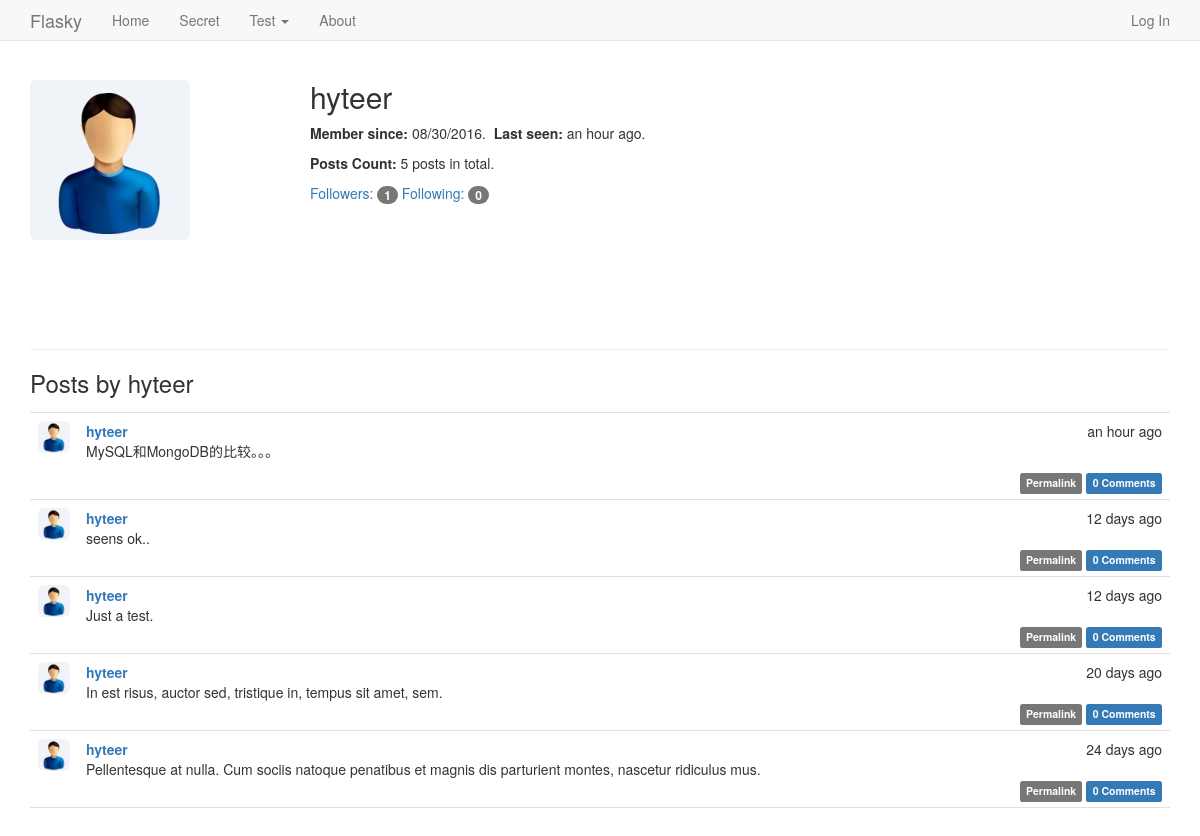
Page /user/hyteer on the committed database.
### app/models.py (models this page shows, shortened)
class User(UserMixin, db.Model):
    __tablename__ = 'users'
    id = db.Column(db.Integer, primary_key=True)
    email = db.Column(db.String(64), unique=True, index=True)
    username = db.Column(db.String(64), unique=True, index=True)
    role_id = db.Column(db.Integer, db.ForeignKey('roles.id'))
    password_hash = db.Column(db.String(128))
    confirmed = db.Column(db.Boolean, default=False)
    name = db.Column(db.String(64))
    sex = db.Column(db.Integer)     # 1.male 2.female 0. none
    location = db.Column(db.String(64))
    about_me = db.Column(db.Text())
    member_since = db.Column(db.DateTime(), default=datetime.utcnow)
    last_seen = db.Column(db.DateTime(), default=datetime.utcnow)
    posts = db.relationship('Post', backref='author', lazy='dynamic')
    followed = db.relationship('Follow',
                               foreign_keys=[Follow.follower_id],
                               backref=db.backref('follower', lazy='joined'),
                               lazy='dynamic',
                               cascade='all, delete-orphan')
    followers = db.relationship('Follow',
                                foreign_keys=[Follow.followed_id],
                                backref=db.backref('followed', lazy='joined'),
                                lazy='dynamic',
                                cascade='all, delete-orphan')
    comments = db.relationship('Comment', backref='author', lazy='dynamic')
    @property
    def password(self):
        raise AttributeError('password is not a readable attribute')
    def get_avatar(self):
        if self.sex == 1:
            avatar = 'avatar/male.jpg'
            return avatar
        elif self.sex == 2:
            avatar = 'avatar/female.jpg'
            return avatar
        else:
            avatar = 'avatar/none.jpg'
            return avatar

class Post(db.Model):
    __tablename__ = 'posts'
    id = db.Column(db.Integer, primary_key=True)
    body = db.Column(db.Text)
    timestamp = db.Column(db.DateTime, index=True,default=datetime.utcnow)
    author_id = db.Column(db.Integer, db.ForeignKey('users.id'))
    body_html = db.Column(db.Text)
    comments = db.relationship('Comment', backref='post', lazy='dynamic')

### app/user/views.py (the view)
@user.route('/<username>')
def user_home(username):
    user = User.query.filter_by(username=username).first()
    if user is None:
        abort(404)
    posts = user.posts.order_by(Post.timestamp.desc()).all()
    return render_template('user/user.html', user=user, posts=posts)

### app/auth/views.py (called while the page is built)
@auth.before_app_request
def before_request():
    if current_user.is_authenticated:
        current_user.ping()
        if not current_user.confirmed and  request.endpoint == 'user.secret':
            return redirect(url_for('auth.unconfirmed'))

### app/models.py (called while the page is built)
    def can(self, permissions):
        return False

    def is_administrator(self):
        return False

### app/user/__init__.py (called while the page is built)
@user.app_context_processor
def inject_permissions():
    return dict(Permission=Permission)

### app/templates/user/user.html (shortened to what this page needs)
{% extends "base.html" %}
{% block page_content %}
<div class="page-header">
  <img class="img-rounded profile-thumbnail" src="{{ url_for('static',filename=user.get_avatar()) }}">
  <div class="profile-header">
    <h2>{{ user.username }} &nbsp&nbsp
    </h2>
  <p>
      <b>Member since: </b> {{ moment(user.member_since).format('L') }}.
      &nbsp<b>Last seen: </b> {{ moment(user.last_seen).fromNow() }}.
  </p>
    <p><b>Posts Count: </b>{{ user.posts.count() }} posts in total.</p>
    <p>
        <a href="{{ url_for('main.followers', username=user.username) }}">
            Followers: <span class="badge">{{ user.followers.count() - 1 }}</span></a>
        <a href="{{ url_for('main.followed_by', username=user.username) }}">
            Following: <span class="badge">{{ user.followed.count() - 1 }}</span></a>
    </p>
  </div>
</div>
<h3>Posts by {{ user.username }}</h3>
{% include '_posts.html' %}
{% endblock %}

### app/templates/_posts.html (shortened to what this page needs)
<ul class="posts">
    {% for post in posts %}
    <li class="post">
        <div class="post-thumbnail">
            <a href="{{ url_for('user.user_home',username=post.author.username) }}">
                <img class="img-rounded profile-thumbnail0" src="{{ url_for('static',filename=post.author.get_avatar()) }}" with="32" height="32">
            </a>
        </div>
        <div class="post-content">
            <div class="post-date">{{ moment(post.timestamp).fromNow() }}</div>
            <div class="post-author"><a href="{{ url_for('user.user_home',username=post.author.username) }}">{{ post.author.username }}</a></div>
            <div class="post-body">
                {% if post.body_html %}
                    {{ post.body_html | safe }}
                {% else %}
                    {{ post.body }}
                {% endif %}
            </div>
            <div class="post-footer">
                <a href="{{url_for('main.post', id=post.id) }}">
                    <span class="label label-default">Permalink</span>
                </a>
                <a href="{{ url_for('main.post', id=post.id) }}#comments">
                    <span class="label label-primary">{{ post.comments.count() }} Comments</span>
                </a>
            </div>
        </div>
    </li>
    {% endfor %}
</ul>

### app/static/styles.css (style rules this page uses)
body { position: relative; padding-top: 40px; padding-bottom: 30px; }
.profile-thumbnail { position: absolute; }
.profile-header { min-height: 260px; margin-left: 280px; }
ul.posts { list-style-type: none; padding: 0px; margin: 16px 0px 0px 0px; border-top: 1px solid #e0e0e0; }
ul.posts li.post { padding: 8px; border-bottom: 1px solid #e0e0e0; }
div.post-date { float: right; }
div.post-author { font-weight: bold; }
div.post-thumbnail { position: absolute; }
div.post-content { margin-left: 48px; min-height: 48px; }
div.post-footer { text-align: right; }

### rows in the picture
User: username "hyteer", member_since "08/30/2016", last_seen "an hour ago"
Post: timestamp "an hour ago", author.username "hyteer", body_html "MySQL和MongoDB的比较。。。", comments.count "0"
Post: timestamp "12 days ago", author.username "hyteer", body "seens ok..", comments.count "0"
Post: timestamp "12 days ago", author.username "hyteer", body "Just a test.", comments.count "0"
Post: timestamp "20 days ago", author.username "hyteer", body "In est risus, auctor sed, tristique in, tempus sit amet, sem.", comments.count "0"
Post: timestamp "24 days ago", author.username "hyteer", body "Pellentesque at nulla. Cum sociis natoque penatibus et magnis dis parturient montes, nascetur ridiculus mus.", comments.count "0"

### other values in the picture
{{ user.posts.count() }} "5"
{{ user.followers.count() - 1 }} "1"
{{ user.followed.count() - 1 }} "0"
